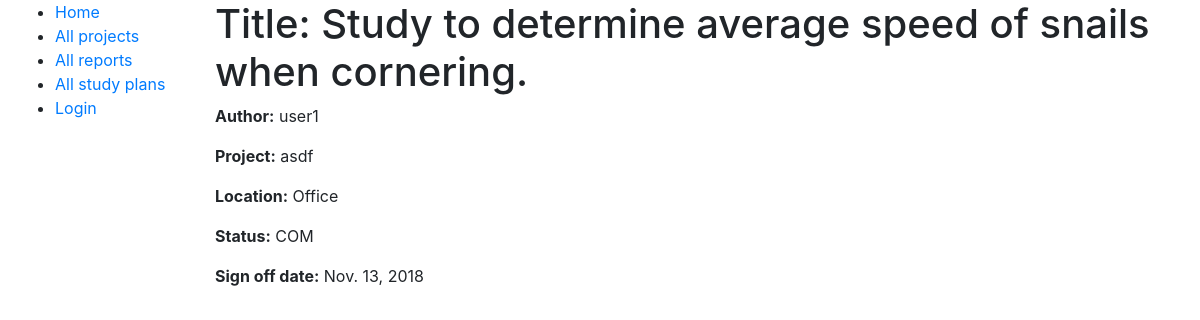
Screenshot of /fileindex/study_plans/1 with the database file from the repository.
### fileindex/models.py (models this page shows, shortened)
class Document(models.Model):
    owner = models.ForeignKey(User, on_delete=models.SET_NULL, blank=True, null=True)
    project = models.ForeignKey(Project, on_delete=models.SET_NULL, blank=True, null=True)
    location = models.ForeignKey(Location, on_delete=models.SET_NULL, blank=True, null=True)
    DOCUMENT_CODE = (
        ('SP', 'Study plan'),
        ('R', 'Report'),
        ('RDF', 'Related file'),
        ('LBN', 'Lab book'),
    )
    document_code = models.CharField(max_length=3, choices=DOCUMENT_CODE, default='')
    e_copy = models.FileField(upload_to='uploads/', null=True, blank=True)
    class Meta:
        abstract = True

class StudyPlan(Document):
    title = models.TextField()
    DOCUMENT_STATUS = (
        ('PEN', 'Pending'),
        ('IND', 'In draft'),
        ('COM', 'Complete'),
    )
    status = models.CharField(max_length=3, choices=DOCUMENT_STATUS, default='PEN')
    sign_date = models.DateField(null=True, blank=True)

class Project(models.Model):
    name = models.CharField(max_length=128)
    leader = models.ForeignKey(User, on_delete=models.CASCADE)
    prefix = models.CharField(max_length=8)
    def __str__(self):
        return self.name

class Location(models.Model):
    name = models.CharField(max_length=16, null=True, blank=True)
    room_no = models.CharField(max_length=16, null=True, blank=True)
    def __str__(self):
        return self.name

### fileindex/views.py (the view)
# urls.py: path('study_plans/<int:pk>', views.StudyPlanDetailView.as_view(), name='studyplan-detail'),
class StudyPlanDetailView(generic.DetailView):
    model = StudyPlan

### fileindex/templates/fileindex/studyplan_detail.html
{% extends "base_generic.html" %}
{% block content %}
	<h1>Title: {{ studyplan.title }}</h1>
	<p><strong>Author:</strong> {{ studyplan.owner }}</p>
	<p><strong>Project:</strong> {{ studyplan.project }}</p>
	<p><strong>Location:</strong> {{ studyplan.location }}</p>
	<p><strong>Status:</strong> {{ studyplan.status }}</p>
	<p><strong>Sign off date:</strong> {{ studyplan.sign_date }}</p>
{% endblock %}

### rows the page displays
StudyPlan: title "Study to determine average speed of snails when cornering.", owner "user1", project "asdf", location "Office", status "COM", sign_date "Nov. 13, 2018"
